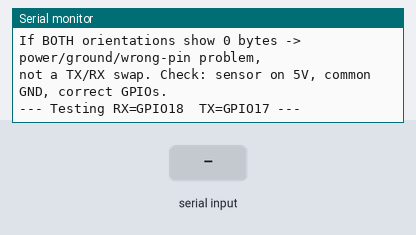
The sketch below on a simulated ESP32-S3. Parts: the last lines printed to the serial monitor. The inputs (shaded band) are chosen by the test bench.

Above: at 13.2 s.
13.3 s: "1" received over the second serial link
At 14.0 s:
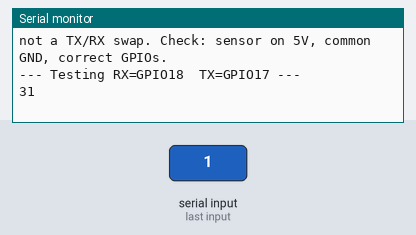
15.6 s: "0" received over the second serial link
At 16.1 s:
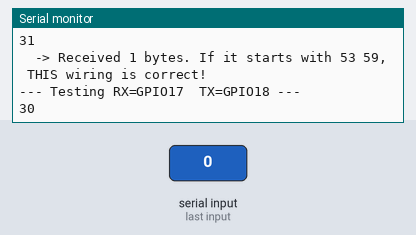

The sketch:

c1001_uart_diag.ino
```cpp
/**
 * C1001 (SEN0623) UART diagnostic for ESP32-S3
 * --------------------------------------------------------------
 * Purpose: figure out WHY hu.begin() fails ("init error").
 * It sends the sensor's "query work mode" frame and dumps any reply,
 * automatically trying BOTH TX/RX wirings so you don't have to guess.
 *
 * Wiring under test:
 *   C1001 VCC -> ESP32-S3 5V   (MUST be 5V, not 3V3!)
 *   C1001 GND -> ESP32-S3 GND
 *   C1001 TX  -> one of GPIO18 / GPIO17
 *   C1001 RX  -> the other one
 *
 * Expected good reply starts with 0x53 0x59 ... ends 0x54 0x43.
 */

// Query-work-mode frame: 53 59 02 A8 00 01 0F [checksum=66] 54 43
const uint8_t QUERY[] = {0x53, 0x59, 0x02, 0xA8, 0x00, 0x01, 0x0F, 0x66, 0x54, 0x43};

void dumpReply(int rxPin, int txPin) {
  Serial1.end();
  delay(50);
  Serial1.begin(115200, SERIAL_8N1, rxPin, txPin);
  delay(100);
  while (Serial1.available()) Serial1.read();   // flush

  Serial.printf("\n--- Testing RX=GPIO%d  TX=GPIO%d ---\n", rxPin, txPin);
  int totalBytes = 0;
  for (int attempt = 0; attempt < 4; attempt++) {
    Serial1.write(QUERY, sizeof(QUERY));
    Serial1.flush();
    unsigned long t0 = millis();
    while (millis() - t0 < 500) {
      while (Serial1.available()) {
        uint8_t b = Serial1.read();
        Serial.printf("%02X ", b);
        totalBytes++;
      }
    }
  }
  if (totalBytes == 0)
    Serial.println("  -> NO bytes received on this orientation.");
  else
    Serial.printf("\n  -> Received %d bytes. If it starts with 53 59, THIS wiring is correct!\n", totalBytes);
}

void setup() {
  Serial.begin(115200);
  delay(12000);  // give the C1001 its ~10s internal boot time + margin
  Serial.println("\n===== C1001 UART DIAGNOSTIC =====");
  Serial.println("If BOTH orientations show 0 bytes -> power/ground/wrong-pin problem,");
  Serial.println("not a TX/RX swap. Check: sensor on 5V, common GND, correct GPIOs.\n");
}

void loop() {
  dumpReply(18, 17);   // orientation A
  delay(500);
  dumpReply(17, 18);   // orientation B (swapped)
  Serial.println("\n=================================\n");
  delay(3000);
}
```

Measured:
- after the input at 13.3 s, the serial monitor: prints a new line at once (image 1)
- after the input at 15.6 s, the serial monitor: prints a new line at once (image 2)
